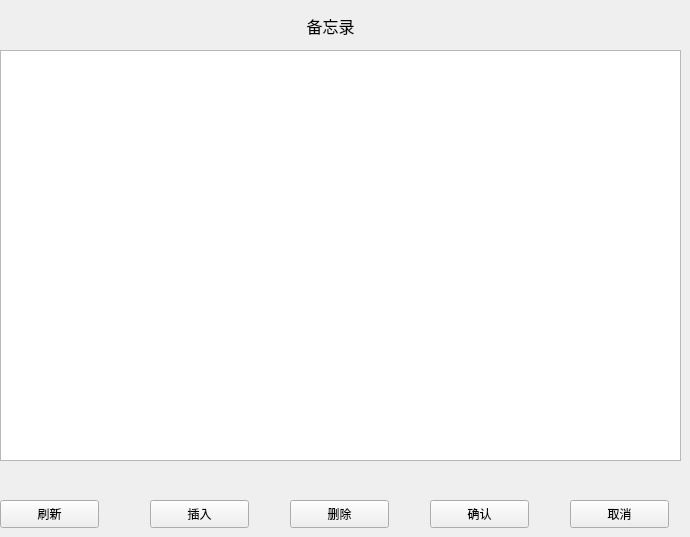
    <widget class="QWidget" name="pageMem">
     <widget class="QTableView" name="memTableView">
      <property name="geometry">
       <rect>
        <x>0</x>
        <y>50</y>
        <width>681</width>
        <height>411</height>
       </rect>
      </property>
     </widget>
     <widget class="QPushButton" name="memCommitButton">
      <property name="geometry">
       <rect>
        <x>430</x>
        <y>500</y>
        <width>99</width>
        <height>28</height>
       </rect>
      </property>
      <property name="text">
       <string>确认</string>
      </property>
     </widget>
     <widget class="QPushButton" name="memInsertButton">
      <property name="geometry">
       <rect>
        <x>150</x>
        <y>500</y>
        <width>99</width>
        <height>28</height>
       </rect>
      </property>
      <property name="text">
       <string>插入</string>
      </property>
     </widget>
     <widget class="QPushButton" name="memRefreshButton">
      <property name="geometry">
       <rect>
        <x>0</x>
        <y>500</y>
        <width>99</width>
        <height>28</height>
       </rect>
      </property>
      <property name="text">
       <string>刷新</string>
      </property>
     </widget>
     <widget class="QLabel" name="memMessageLabel">
      <property name="geometry">
       <rect>
        <x>60</x>
        <y>0</y>
        <width>541</width>
        <height>51</height>
       </rect>
      </property>
      <property name="font">
       <font>
        <pointsize>12</pointsize>
       </font>
      </property>
      <property name="text">
       <string>备忘录</string>
      </property>
      <property name="alignment">
       <set>Qt::AlignmentFlag::AlignCenter</set>
      </property>
     </widget>
     <widget class="QPushButton" name="memDeleteButton">
      <property name="geometry">
       <rect>
        <x>290</x>
        <y>500</y>
        <width>99</width>
        <height>28</height>
       </rect>
      </property>
      <property name="text">
       <string>删除</string>
      </property>
     </widget>
     <widget class="QPushButton" name="memCancelButton">
      <property name="geometry">
       <rect>
        <x>570</x>
        <y>500</y>
        <width>99</width>
        <height>28</height>
       </rect>
      </property>
      <property name="text">
       <string>取消</string>
      </property>
     </widget>
    </widget>
